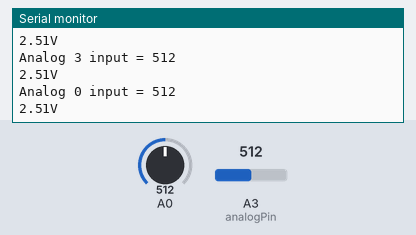
A sketch run on a simulated Arduino Uno, built with avr-gcc and run on an emulated ATmega328P. Parts: the last lines printed to the serial monitor. The test bench sets the inputs (shaded band); at power-on: A0 = 512, A3 (analogPin) = 512.

Above: at 1.8 s.
1.9 s: A0 set to 716
At 2.8 s:
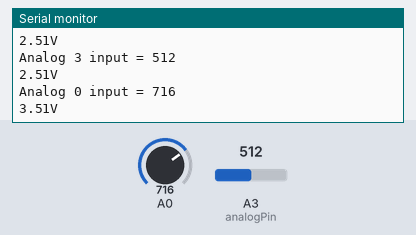
3.4 s: A3 (analogPin) set to 716
At 4.5 s:
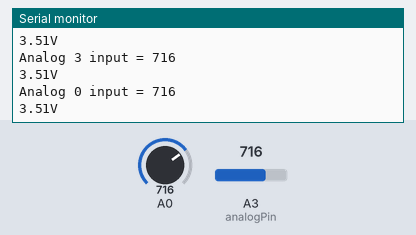
4.9 s: A0 set to 900
At 5.8 s:
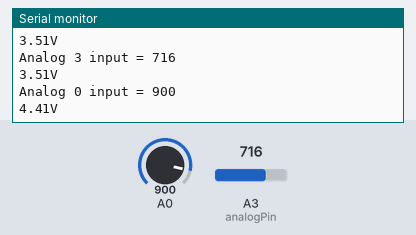
6.4 s: A3 (analogPin) set to 900
At 7.8 s:
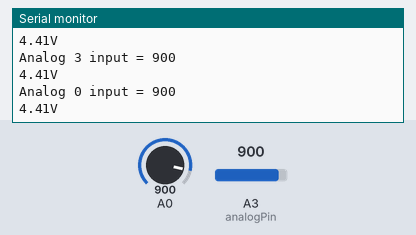
Timing chart, 0 to 8.9 s (numbered marks = the images above; inputs shaded):
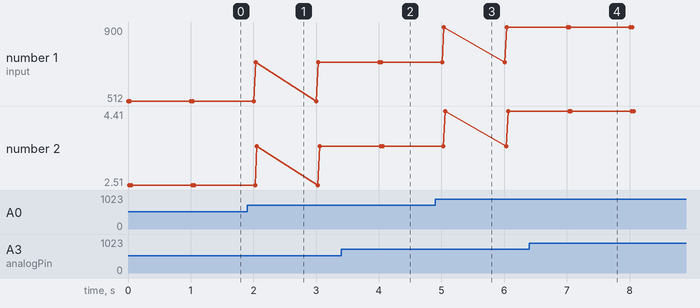

Measured:
- after the input at 1.9 s, the serial monitor: prints a new line after 0.13 s (image 1)
- after the input at 3.4 s, the serial monitor: prints a new line after 0.61 s (image 2)
- after the input at 4.9 s, the serial monitor: prints a new line after 0.14 s (image 3)
- after the input at 6.4 s, the serial monitor: prints a new line after 0.61 s (image 4)
- plotted number 1: 512 → 716 after the input at 1.9 s, 716 → 900 after the input at 4.9 s
- plotted number 2: 2.51 → 3.51 after the input at 1.9 s, 3.51 → 4.41 after the input at 4.9 s

The sketch:

201901723_Assignment8_.ino
```cpp
int analogPin = A3;
int val = 0;
void setup() {
  Serial.begin(9600);
}

void loop() {
  /*
  val = analogRead(A3);
  Serial.print("Analog 3 input = ");
  Serial.println(val);

  val = analogRead(A0);
  Serial.print("Analog 0 input = ");
  Serial.println(val);
  delay(1000);
  */
  val = analogRead(analogPin);
  Serial.print("Analog 3 input = ");
  Serial.println(val);
  Serial.print(val*0.0049);
  Serial.println("V");

  val = analogRead(A0);
  Serial.print("Analog 0 input = ");
  Serial.println(val);
  Serial.print(val * 0.0049);
  Serial.println("V");

  delay(1000);
}
```
